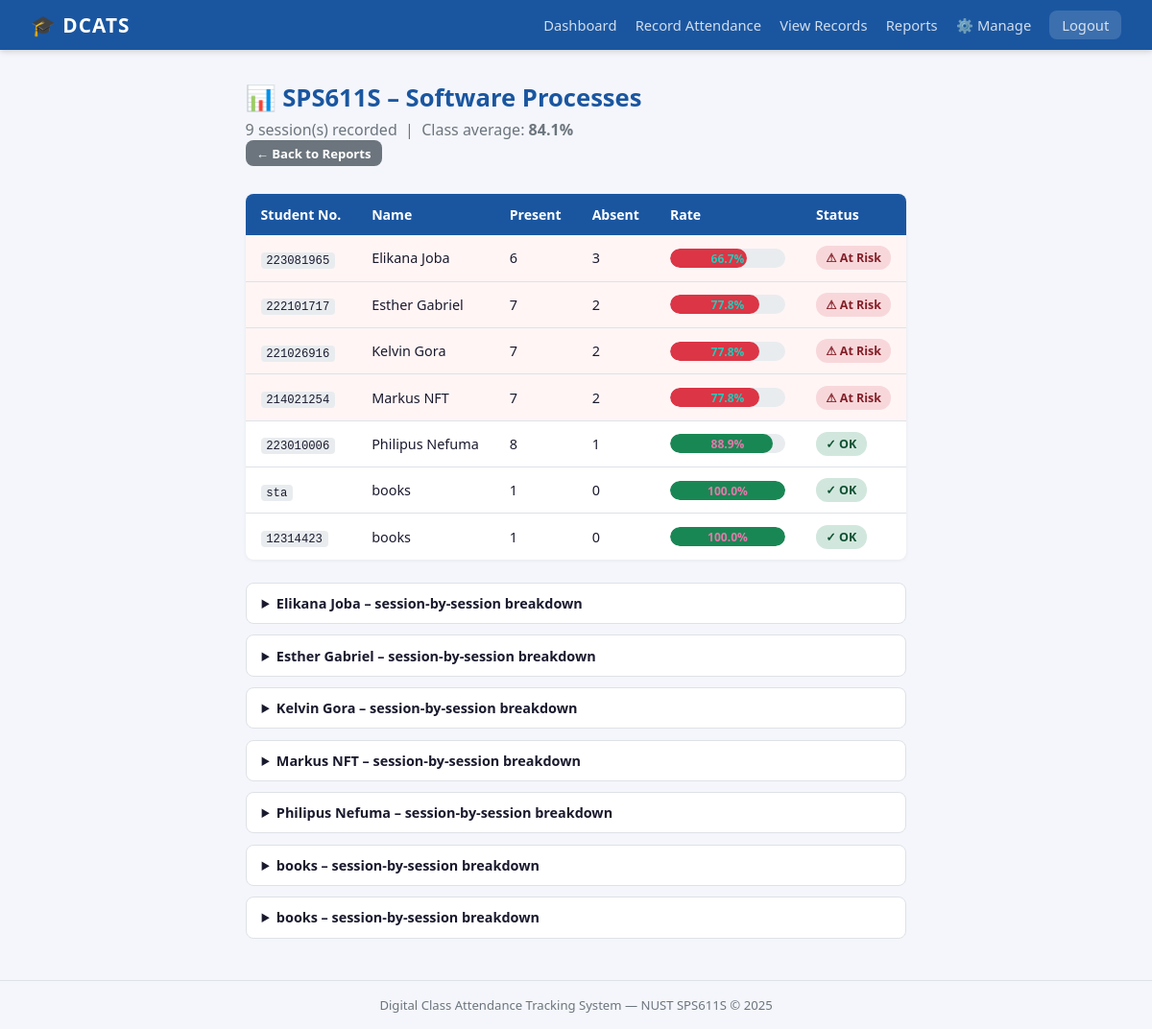
The page /reports/1 (signed in) on the database its author committed.
### app/models/class_model.py (models this page shows, shortened)
class Class(db.Model):
    __tablename__ = "classes"
    id          = db.Column(db.Integer, primary_key=True)
    code        = db.Column(db.String(20),  unique=True, nullable=False)
    course_name = db.Column(db.String(150), nullable=False)
    lecturer_id = db.Column(db.Integer, db.ForeignKey("lecturers.id"), nullable=False)
    lecturer    = db.relationship("Lecturer",   back_populates="classes")
    attendances = db.relationship("Attendance", back_populates="class_obj", lazy="dynamic")
    def total_sessions(self) -> int:
        from sqlalchemy import func
        from app.models.attendance import Attendance
        result = (
            db.session.query(func.count(func.distinct(Attendance.date)))
            .filter(Attendance.class_id == self.id)
            .scalar()
        )
        return result or 0
    def average_attendance(self) -> float:
        from app.models.student import Student
        from app.models.attendance import Attendance
        students = (
            db.session.query(Student)
            .join(Attendance, Attendance.student_id == Student.id)
            .filter(Attendance.class_id == self.id)
            .distinct()
            .all()
        )
        if not students:
            return 0.0
        rates = [s.attendance_rate(self.id) for s in students]
        return round(sum(rates) / len(rates), 1)

### app/models/user.py (models this page shows, shortened)
class User(UserMixin, db.Model):
    __tablename__ = "users"
    id       = db.Column(db.Integer, primary_key=True)
    username = db.Column(db.String(50), unique=True, nullable=False)
    password = db.Column(db.String(256), nullable=False)
    role     = db.Column(db.String(10), nullable=False)   # "lecturer" | "student"
    lecturer = db.relationship("Lecturer", back_populates="user", uselist=False)
    student  = db.relationship("Student",  back_populates="user", uselist=False)
    def is_lecturer(self) -> bool:
        return self.role == "lecturer"

### app/models/student.py (models this page shows, shortened)
class Student(db.Model):
    __tablename__ = "students"
    id      = db.Column(db.Integer, primary_key=True)
    user_id = db.Column(db.Integer, db.ForeignKey("users.id"), unique=True, nullable=False)
    name    = db.Column(db.String(100), nullable=False)
    email   = db.Column(db.String(120), unique=True, nullable=False)
    course  = db.Column(db.String(50),  nullable=False)
    user        = db.relationship("User",       back_populates="student")
    attendances = db.relationship("Attendance", back_populates="student", lazy="dynamic")
    def attendance_rate(self, class_id: int = None) -> float:
        q = self.attendances
        if class_id:
            q = q.filter_by(class_id=class_id)
        total   = q.count()
        present = q.filter_by(status="present").count()
        return round((present / total * 100), 1) if total else 0.0

### app/controllers/report_controller.py (the view)
@report_bp.route("/<int:class_id>")
@login_required
def class_report(class_id):
    guard = _require_lecturer()
    if guard:
        return guard
    lec = current_user.lecturer
    cls = Class.query.get_or_404(class_id)
    if cls.lecturer_id != lec.id:
        flash("You do not have access to this class report.", "danger")
        return redirect(url_for("reports.index"))
    students = Student.query.all()
    rows = []
    for stu in students:
        records = (
            Attendance.query
            .filter_by(student_id=stu.id, class_id=class_id)
            .order_by(Attendance.date)
            .all()
        )
        total   = len(records)
        present = sum(1 for r in records if r.status == "present")
        absent  = total - present
        rate    = round(present / total * 100, 1) if total else 0.0
        rows.append({
            "student": stu,
            "total":   total,
            "present": present,
            "absent":  absent,
            "rate":    rate,
            "at_risk": rate < 80,
            "records": records,
        })
    rows.sort(key=lambda r: (not r["at_risk"], r["rate"]))
    return render_template(
        "lecturer/class_report.html",
        cls=cls,
        rows=rows,
        avg=cls.average_attendance(),
        sessions=cls.total_sessions(),
    )

### app/controllers/report_controller.py (called while the page is built)
def _require_lecturer():
    if not current_user.is_authenticated or not current_user.is_lecturer():
        flash("Access restricted to lecturers.", "danger")
        return redirect(url_for("auth.login"))
    return None

### app/templates/lecturer/class_report.html (shortened to what this page needs)
{% extends "shared/base.html" %}
{% block content %}
<div class="page-header">
  <h2>📊 {{ cls.code }} – {{ cls.course_name }}</h2>
  <p>{{ sessions }} session(s) recorded &nbsp;|&nbsp; Class average: <strong>{{ avg }}%</strong></p>
  <a href="{{ url_for('reports.index') }}" class="btn btn-secondary btn-sm">← Back to Reports</a>
</div>
<table class="data-table">
  <thead>
    <tr>
      <th>Student No.</th>
      <th>Name</th>
      <th>Present</th>
      <th>Absent</th>
      <th>Rate</th>
      <th>Status</th>
    </tr>
  </thead>
  <tbody>
    {% for row in rows %}
    <tr class="{% if row.at_risk %}row-danger{% endif %}">
      <td><code>{{ row.student.user.username }}</code></td>
      <td>{{ row.student.name }}</td>
      <td>{{ row.present }}</td>
      <td>{{ row.absent }}</td>
      <td>
        <div class="progress-bar">
          <div class="progress-fill {% if row.at_risk %}fill-danger{% endif %}"
               style="width:{{ row.rate }}%"></div>
          <span>{{ row.rate }}%</span>
        </div>
      </td>
      <td>
        {% if row.at_risk %}
          <span class="badge badge-danger">⚠ At Risk</span>
        {% else %}
          <span class="badge badge-success">✓ OK</span>
        {% endif %}
      </td>
    </tr>
    {% endfor %}
  </tbody>
</table>
{% for row in rows %}
<details class="session-details">
  <summary>{{ row.student.name }} – session-by-session breakdown</summary>
</details>
{% endfor %}
{% endblock %}

### app/static/css/styles.css (style rules this page uses)
:root { --primary: #1a56a0; --primary-d: #143f7a; --success: #198754; --danger: #dc3545; --warning: #ffc107; --info: #0dcaf0; --bg: #f4f6fb; --card: #ffffff; --text: #1a1a2e; --muted: #6c757d; --border: #dee2e6; --radius: 8px; }
* { box-sizing: border-box; margin: 0; padding: 0; }
body { font-family: 'Segoe UI', Tahoma, Geneva, Verdana, sans-serif; background: var(--bg); color: var(--text); min-height: 100vh; display: flex; flex-direction: column; }
.page-header { margin-bottom: 1.8rem; }
.page-header h2 { font-size: 1.6rem; color: var(--primary); margin-bottom: 0.3rem; }
.page-header p { color: var(--muted); }
.data-table { width: 100%; border-collapse: collapse; background: var(--card); border-radius: var(--radius); overflow: hidden; box-shadow: 0 1px 4px rgba(0,0,0,0.06); margin-bottom: 1.5rem; }
.data-table th { background: var(--primary); color: #fff; padding: 0.75rem 1rem; text-align: left; font-size: 0.88rem; }
.data-table td { padding: 0.7rem 1rem; border-bottom: 1px solid var(--border); font-size: 0.9rem; }
.data-table tr:last-child td { border-bottom: none; }
.row-danger td { background: #fff5f5 !important; }
.progress-bar { background: #e9ecef; border-radius: 20px; height: 20px; position: relative; overflow: hidden; min-width: 120px; }
.progress-fill { background: var(--success); height: 100%; border-radius: 20px; transition: width 0.4s; }
.progress-fill.fill-danger { background: var(--danger); }
.progress-bar span { position: absolute; top: 50%; left: 50%; transform: translate(-50%, -50%); font-size: 0.75rem; font-weight: 600; color: #fff; mix-blend-mode: difference; }
.badge { display: inline-block; padding: 0.25rem 0.65rem; border-radius: 12px; font-size: 0.78rem; font-weight: 600; }
.badge-success { background: #d1e7dd; color: #0f5132; }
.badge-danger { background: #f8d7da; color: #842029; }
.btn { display: inline-block; padding: 0.5rem 1.1rem; border-radius: var(--radius); font-size: 0.9rem; font-weight: 600; cursor: pointer; border: none; text-decoration: none; transition: opacity 0.2s, transform 0.1s; }
.btn-secondary { background: #6c757d; color: #fff; }
.btn-sm { padding: 0.3rem 0.7rem; font-size: 0.82rem; }
code { background: #e9ecef; padding: 0.1rem 0.35rem; border-radius: 4px; font-size: 0.85em; }
details.session-details { background: var(--card); border: 1px solid var(--border); border-radius: var(--radius); margin-bottom: 0.7rem; }
details.session-details summary { padding: 0.7rem 1rem; cursor: pointer; font-weight: 600; font-size: 0.9rem; }

### rows shown on the page
Class: code "SPS611S", course_name "Software Processes"
User: student.user.username "223081965"
Student: student.name "Elikana Joba", student.name "Elikana Joba"
User: student.user.username "222101717"
Student: student.name "Esther Gabriel", student.name "Esther Gabriel"
User: student.user.username "221026916"
Student: student.name "Kelvin Gora", student.name "Kelvin Gora"
User: student.user.username "214021254"
Student: student.name "Markus NFT", student.name "Markus NFT"
User: student.user.username "223010006"
Student: student.name "Philipus Nefuma", student.name "Philipus Nefuma"
User: student.user.username "sta"
Student: student.name "books", student.name "books"
User: student.user.username "12314423"
Student: student.name "books", student.name "books"

### other values the page prints
{{ sessions }} "9"
{{ avg }} "84.1"
{{ row.present }} "6" "7" "7" "7" "8" "1" "1"
{{ row.absent }} "3" "2" "2" "2" "1" "0" "0"
{{ row.rate }} "66.7" "77.8" "77.8" "77.8" "88.9" "100.0" "100.0"
